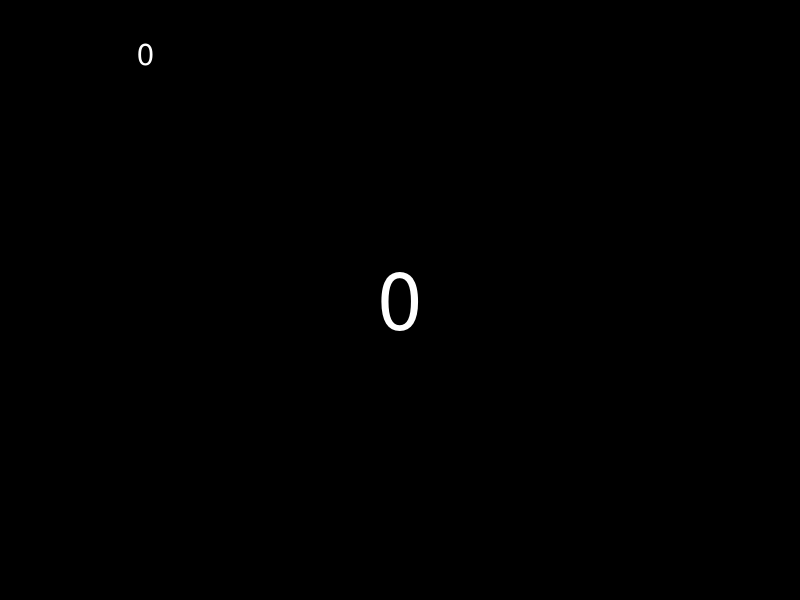
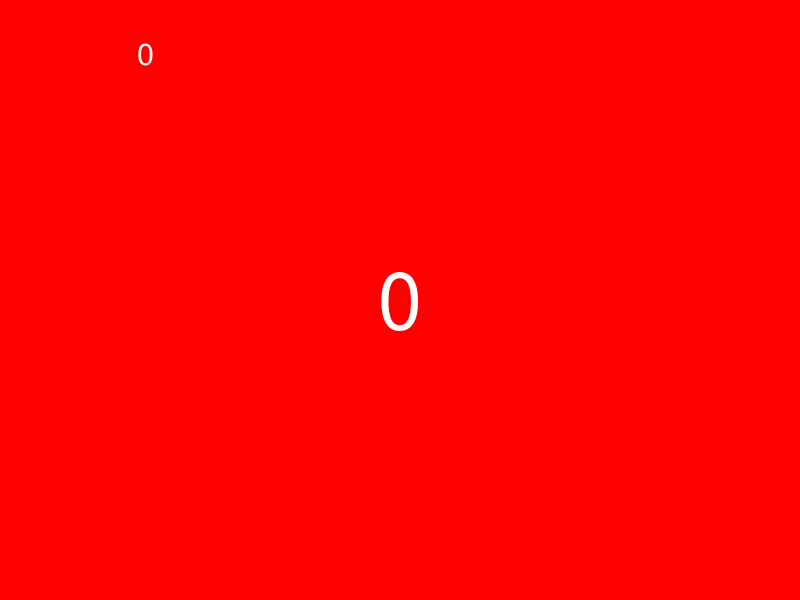
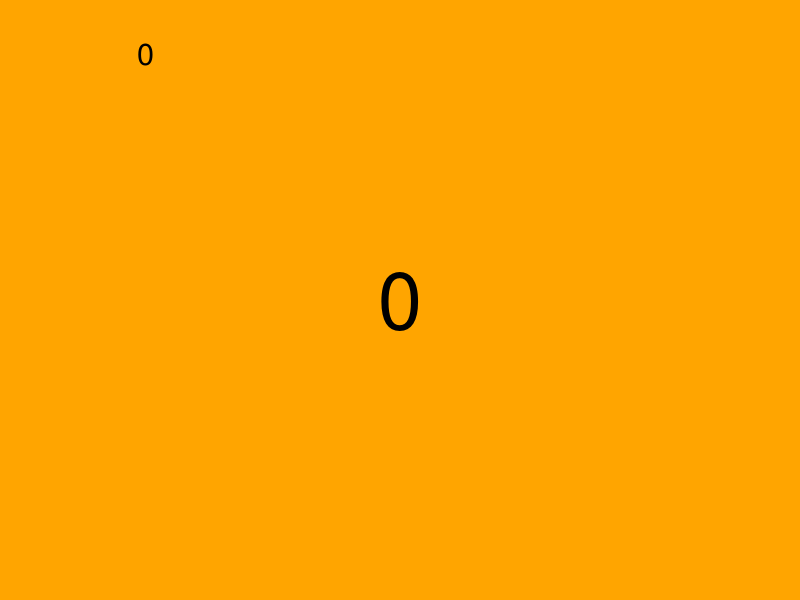
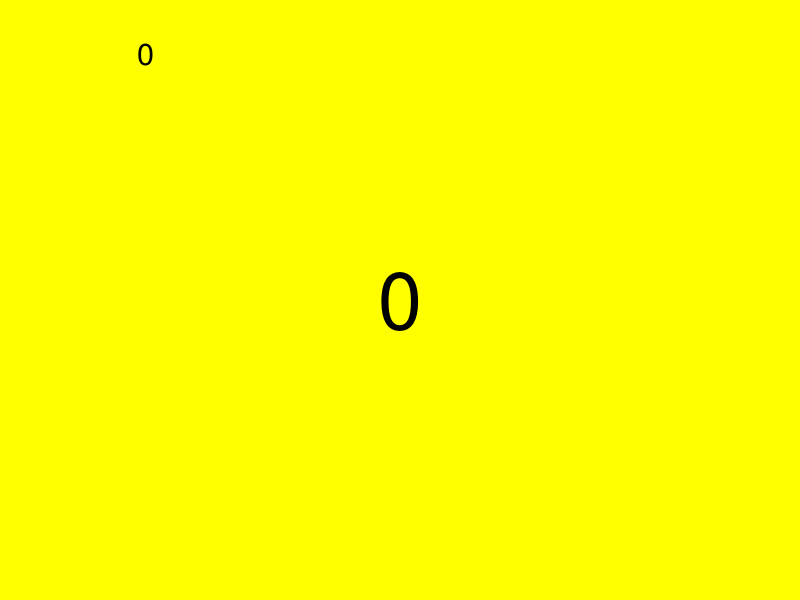
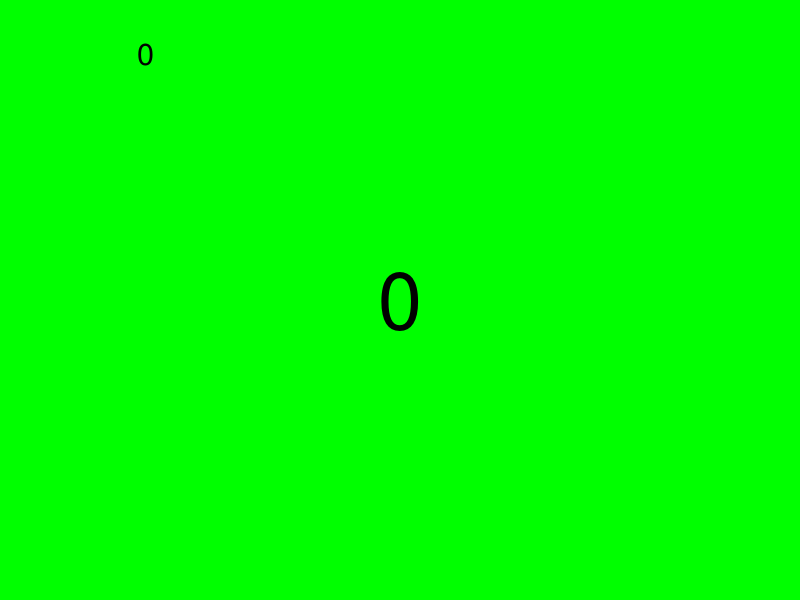
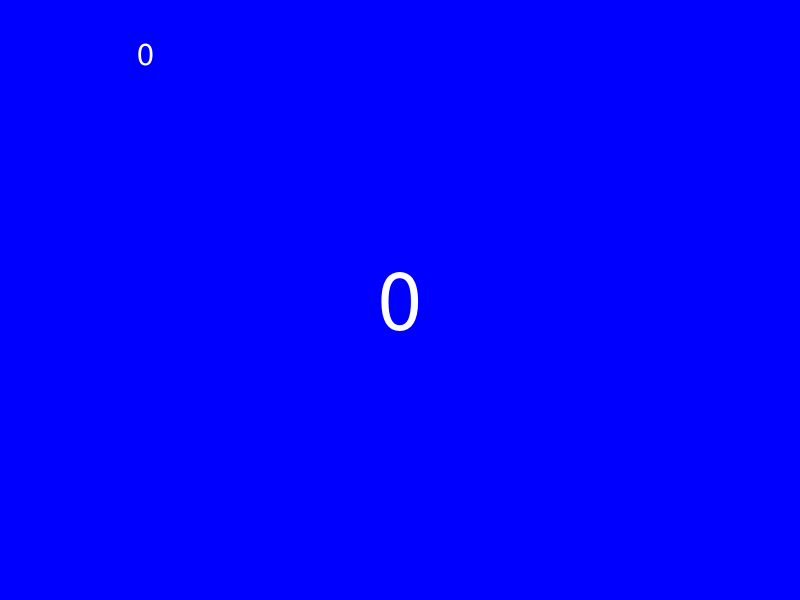
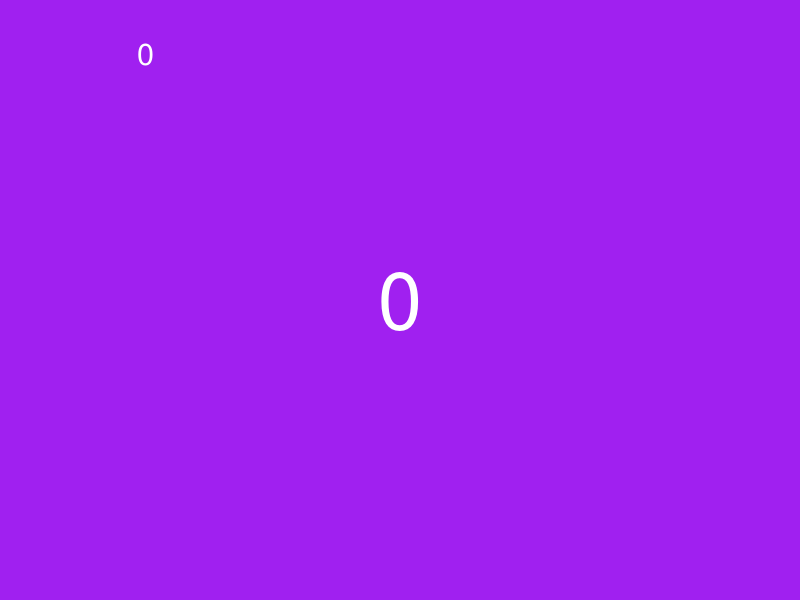
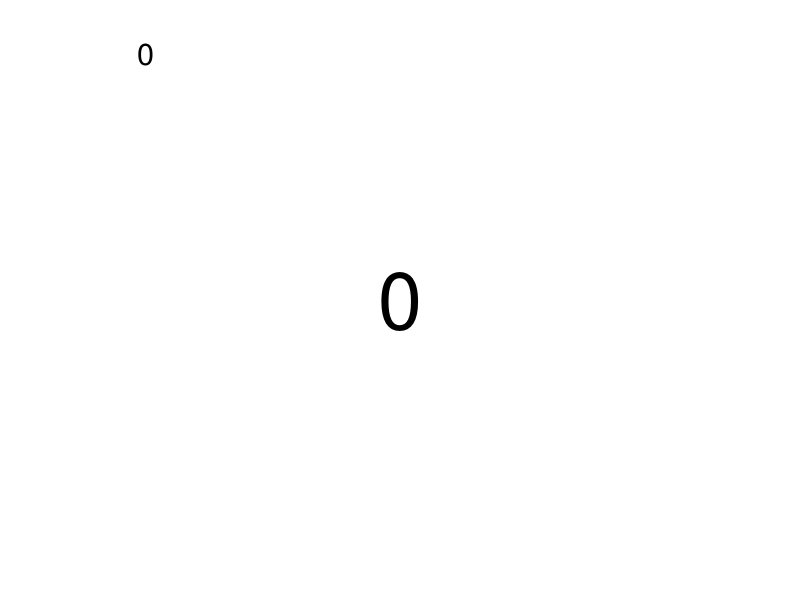

Recreate these plots in R, in order. (Note: this script raises an error after producing the figures.)
library(ggplot2)
library(tibble)
library(dplyr)
library(purrr)
library(glue)
library(tidyr)
library(readr)


voodoo_template <- function(rank, suit) {
  
  icon <- case_when(
    rank == "0" ~ "*",
    rank %in% c("5", "7") ~ "x2",
    TRUE ~ ""
  )
  
  text_col <- as.numeric(suit %in% c('yellow', 'green'))
  
  tribble(
    ~x, ~y, ~text, ~text_col, ~text_size, ~just,
    0.15, 0.05, icon, text_col, 3, 'center',
    0.15, 0.95, rank, text_col, 3, 'center',
    0.5, 0.5, rank, text_col, 20, 'center'
  )

}

generic_template <- function(rank, suit) {
  
  icon <- ''
  
  tribble(
    ~x, ~y, ~text, ~text_size, ~just,
    0.15, 0.05, icon, 3, 'center',
    0.15, 0.95, rank, 3, 'center',
    0.5, 0.5, rank, 20, 'center'
  )
  
}

texas_template <- function(rank, suit) {
  
  icon <- 10*(suit-1) + 12 - suit
  icon <- if_else(suit == 1, icon - 1, icon)
  
  tribble(
    ~x, ~y, ~text, ~text_size, ~just,
    0.15, 0.05, icon, 1, 'center',
    0.15, 0.95, rank, 3, 'center',
    0.5, 0.5, rank, 20, 'center'
  )
  
}



make_card <- function(rank, suit, template, dir, filetype = 'png', card_width = 1.03, card_height = 1.6, ...) {
  
  fill_cols <- c('black', 'red', 'orange', 'yellow', 'green', 'blue', 'purple', 'white')
  names(fill_cols) <- 1:8
  
  text_col <- if_else(fill_cols[suit] %in% c('black', 'red', 'blue', 'purple'), 'white', 'black')  
  
  template(rank, suit) %>%
    ggplot(aes(x = x, y = y)) +
    geom_text(aes(label = text, size = text_size, hjust = just), colour = text_col) +
    guides(size = F, colour = F) +
    scale_size_area(max_size = 20) +
    scale_colour_manual(values = c('0' = 'white', '1' = 'black')) +
    scale_x_continuous(limits = c(0,1)) +
    scale_y_continuous(limits = c(0,1)) +
    theme_void() +
    theme(plot.background = element_rect(fill = fill_cols[suit], colour = fill_cols[suit]))
  
  ggsave(glue('{dir}/card_{rank}_{suit}.{filetype}'), width = card_width, height = card_height, units = 'in', dpi = 100)
  
  
}


voodoo_card_list <- expand_grid(rank = 0:15, suit = c('blue', 'red', 'green', 'yellow', 'black'))

crew_card_list <- expand_grid(rank = 1:9, suit = c('blue', 'red', 'green', 'yellow')) 
crew_card_list <- bind_rows(crew_card_list, expand_grid(rank = 1:4, suit = 'black'))

crew_token_list <- tibble(rank = c(1:5, ">", ">>", ">>>", ">>>>", "\u2126"), 
                          suit = 'black',
                          label = c(1:5, "a", "b", "c", "d", "e"))

generic_card_list <- expand_grid(rank = c(as.character(0:20), ''), suit = 1:8)

pwalk(generic_card_list, make_card, template = generic_template, dir = 'generic_svg')

generic_card_list %>%
  transmute(label = glue('{rank}_{suit}'), 
         image = glue('https://raw.githubusercontent.com/mcgriffiths/cardgames/master/generic_svg/card_{rank}_{suit}.svg')) %>%
  write_csv('generic_cards_svg.csv')

crew_token_list %>%
  transmute(label = glue('token_{label}'), 
            image = glue('https://raw.githubusercontent.com/mcgriffiths/cardgames/master/crew/{label}.png')) %>%
  write_csv('crew_tokens.csv')


yokai_card_list <- expand_grid(rank = 1:7, suit = 1:7) %>% mutate(rank = rank + suit -1)

texas_card_list <- expand_grid(rank = 1:11, suit = 1:8) %>% 
  filter(rank <= (12-suit)) %>%
  mutate(rank = ifelse(suit == 1, rank - 1, rank), 
         rank = 10*(suit-1)+rank) 

texas_card_list %>%
  transmute(label = glue('{rank}_{suit}'), 
            image = glue('https://raw.githubusercontent.com/mcgriffiths/cardgames/master/texas/card_{rank}_{suit}.png')) %>%
  write_csv('texas_cards.csv')
